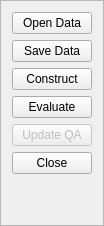
        <widget class="QFrame" name="frame_38">
         <property name="maximumSize">
          <size>
           <width>100</width>
           <height>16777215</height>
          </size>
         </property>
         <property name="frameShape">
          <enum>QFrame::StyledPanel</enum>
         </property>
         <property name="frameShadow">
          <enum>QFrame::Raised</enum>
         </property>
         <layout class="QVBoxLayout" name="verticalLayout_7">
          <item>
           <widget class="QPushButton" name="btnOpenData">
            <property name="font">
             <font>
              <weight>50</weight>
              <bold>false</bold>
             </font>
            </property>
            <property name="text">
             <string>Open Data</string>
            </property>
           </widget>
          </item>
          <item>
           <widget class="QPushButton" name="btnSaveData">
            <property name="font">
             <font>
              <weight>50</weight>
              <bold>false</bold>
             </font>
            </property>
            <property name="text">
             <string>Save Data</string>
            </property>
           </widget>
          </item>
          <item>
           <widget class="QPushButton" name="btnConstruct">
            <property name="font">
             <font>
              <weight>50</weight>
              <bold>false</bold>
             </font>
            </property>
            <property name="text">
             <string>Construct</string>
            </property>
           </widget>
          </item>
          <item>
           <widget class="QPushButton" name="btnEvaluate">
            <property name="font">
             <font>
              <weight>50</weight>
              <bold>false</bold>
             </font>
            </property>
            <property name="text">
             <string>Evaluate</string>
            </property>
           </widget>
          </item>
          <item>
           <widget class="QPushButton" name="btnUpdateQA">
            <property name="enabled">
             <bool>false</bool>
            </property>
            <property name="font">
             <font>
              <weight>50</weight>
              <bold>false</bold>
             </font>
            </property>
            <property name="text">
             <string>Update QA</string>
            </property>
           </widget>
          </item>
          <item>
           <widget class="QPushButton" name="btnClose">
            <property name="font">
             <font>
              <weight>50</weight>
              <bold>false</bold>
             </font>
            </property>
            <property name="text">
             <string>Close</string>
            </property>
           </widget>
          </item>
          <item>
           <spacer name="verticalSpacer">
            <property name="orientation">
             <enum>Qt::Vertical</enum>
            </property>
            <property name="sizeHint" stdset="0">
             <size>
              <width>20</width>
              <height>40</height>
             </size>
            </property>
           </spacer>
          </item>
         </layout>
        </widget>
